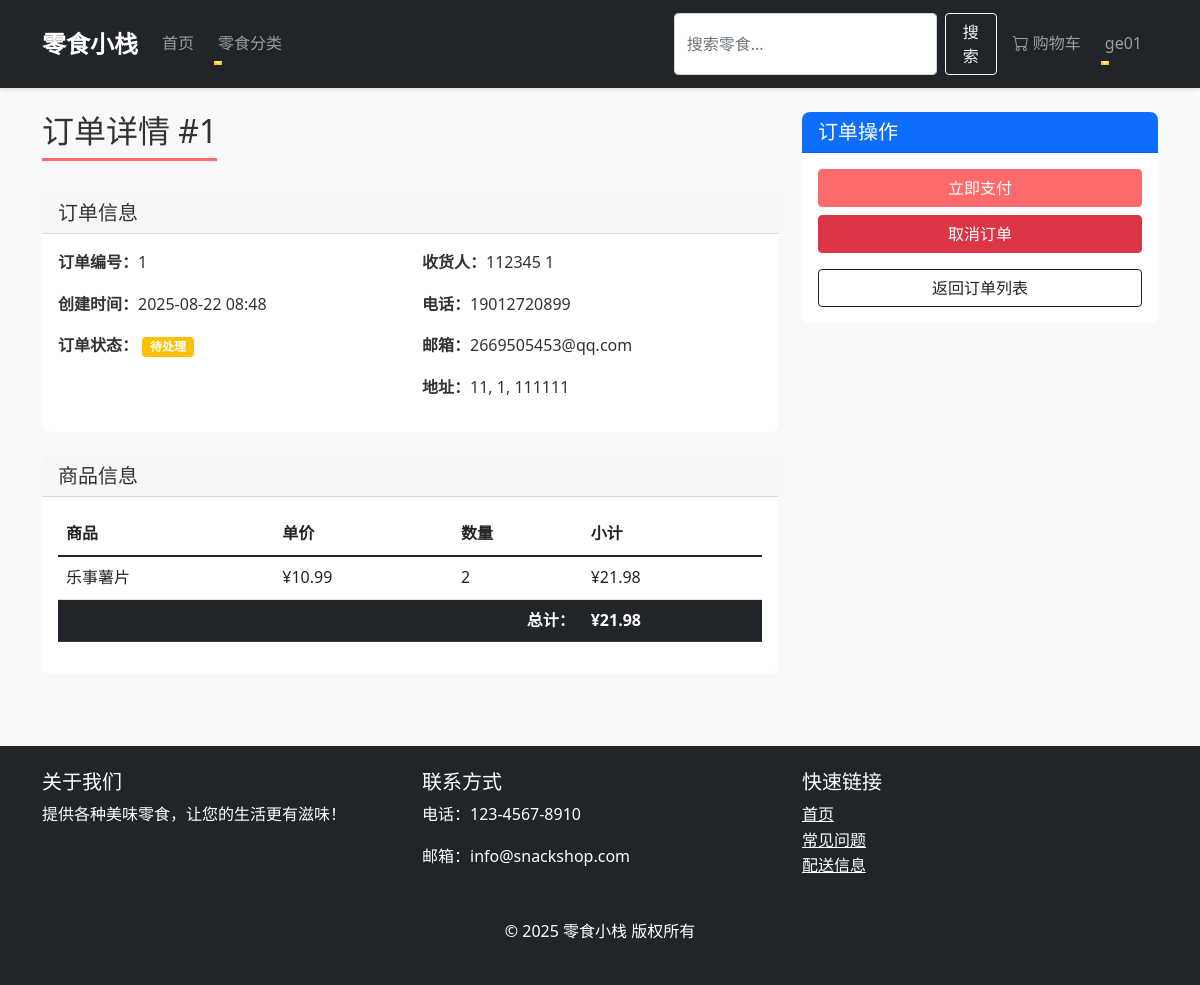
Page /orders/1/ (signed in) on the committed database.
### orders/models.py (models this page shows, shortened)
class Order(models.Model):
    STATUS_CHOICES = (
        ('pending', '待处理'),
        ('paid', '已支付'),
        ('shipped', '已发货'),
        ('delivered', '已送达'),
        ('cancelled', '已取消'),
    )
    user = models.ForeignKey(settings.AUTH_USER_MODEL, on_delete=models.CASCADE, related_name='orders',
                             verbose_name="用户")
    first_name = models.CharField(max_length=100, verbose_name="名")
    last_name = models.CharField(max_length=100, verbose_name="姓")
    email = models.EmailField(verbose_name="邮箱")
    address = models.CharField(max_length=250, verbose_name="地址")
    postal_code = models.CharField(max_length=20, verbose_name="邮政编码")
    city = models.CharField(max_length=100, verbose_name="城市")
    phone = models.CharField(max_length=20, verbose_name="电话")
    status = models.CharField(max_length=20, choices=STATUS_CHOICES, default='pending', verbose_name="订单状态")
    created_at = models.DateTimeField(auto_now_add=True, verbose_name="创建时间")
    updated_at = models.DateTimeField(auto_now=True, verbose_name="更新时间")
    total_price = models.DecimalField(max_digits=10, decimal_places=2, verbose_name="订单总价")
    class Meta:
        ordering = ['-created_at']
        verbose_name = '订单'
        verbose_name_plural = '订单'

class OrderItem(models.Model):
    order = models.ForeignKey(Order, related_name='items', on_delete=models.CASCADE, verbose_name="订单")
    product = models.ForeignKey(Product, related_name='order_items', on_delete=models.CASCADE, verbose_name="产品")
    price = models.DecimalField(max_digits=10, decimal_places=2, verbose_name="单价")
    quantity = models.PositiveIntegerField(default=1, verbose_name="数量")
    class Meta:
        verbose_name = '订单项'
        verbose_name_plural = '订单项'
    def get_cost(self):
        return self.price * self.quantity

### products/models.py (models this page shows, shortened)
class Product(models.Model):
    category = models.ForeignKey(Category, related_name='products', on_delete=models.CASCADE, verbose_name="所属类别")
    name = models.CharField(max_length=200, verbose_name="产品名称")
    slug = models.SlugField(max_length=200, unique_for_date='created_at', verbose_name="URL别名")
    image = models.ImageField(upload_to='products/', blank=True, verbose_name="产品图片")
    description = models.TextField(blank=True, verbose_name="产品描述")
    price = models.DecimalField(max_digits=10, decimal_places=2, verbose_name="价格")
    stock = models.PositiveIntegerField(verbose_name="库存数量")
    available = models.BooleanField(default=True, verbose_name="是否上架")
    created_at = models.DateTimeField(auto_now_add=True, verbose_name="创建时间")
    updated_at = models.DateTimeField(auto_now=True, verbose_name="更新时间")
    class Meta:
        ordering = ['name']
        verbose_name = '零食产品'
        verbose_name_plural = '零食产品'
        indexes = [
            models.Index(fields=['id', 'slug']),
            models.Index(fields=['name']),
        ]

### orders/views.py (the view)
# urls.py: path('<int:order_id>/', views.order_detail, name='order_detail'),  # 订单详情
@login_required
def order_detail(request, order_id):
    order = get_object_or_404(Order, id=order_id, user=request.user)
    return render(request, 'orders/order_detail.html', {
        'order': order
    })

### cart/context_processors.py (called while the page is built, shortened)
def cart(request):
    cart_obj = None
    try:
        if request.user.is_authenticated:
            carts = Cart.objects.filter(user=request.user).order_by('-updated_at')
            if len(carts) > 1:
                for cart in carts[1:]:
                    cart.delete()
                cart_obj = carts[0]
            else:
                cart_obj, created = Cart.objects.get_or_create(user=request.user)
    except MultipleObjectsReturned:
        if request.user.is_authenticated:
            Cart.objects.filter(user=request.user).exclude(id=carts.first().id).delete()
            cart_obj = carts.first()
        else:
            Cart.objects.filter(session_id=session_id).exclude(id=carts.first().id).delete()
            cart_obj = carts.first()
    return {'cart': cart_obj}

### templates/orders/order_detail.html (shortened to what this page needs)
{% extends "base.html" %}
{% block content %}
    <div class="row">
        <div class="col-md-8">
            <h2 class="page-title">订单详情 #{{ order.id }}</h2>
            <div class="card mb-4">
                <div class="card-header">
                    <h5 class="mb-0">订单信息</h5>
                </div>
                <div class="card-body">
                    <div class="row">
                        <div class="col-md-6">
                            <p><strong>订单编号：</strong>{{ order.id }}</p>
                            <p><strong>创建时间：</strong>{{ order.created_at|date:"Y-m-d H:i" }}</p>
                            <p><strong>订单状态：</strong>
                                {% if order.status == 'pending' %}
                                    <span class="badge bg-warning">待处理</span>
                                {% elif order.status == 'paid' %}
                                    <span class="badge bg-info">已支付</span>
                                {% elif order.status == 'shipped' %}
                                    <span class="badge bg-primary">已发货</span>
                                {% elif order.status == 'delivered' %}
                                    <span class="badge bg-success">已送达</span>
                                {% else %}
                                    <span class="badge bg-danger">已取消</span>
                                {% endif %}
                            </p>
                        </div>
                        <div class="col-md-6">
                            <p><strong>收货人：</strong>{{ order.first_name }} {{ order.last_name }}</p>
                            <p><strong>电话：</strong>{{ order.phone }}</p>
                            <p><strong>邮箱：</strong>{{ order.email }}</p>
                            <p><strong>地址：</strong>{{ order.address }}, {{ order.city }}, {{ order.postal_code }}</p>
                        </div>
                    </div>
                </div>
            </div>
            <div class="card">
                <div class="card-header">
                    <h5 class="mb-0">商品信息</h5>
                </div>
                <div class="card-body">
                    <div class="table-responsive">
                        <table class="table table-hover">
                            <thead>
                                <tr>
                                    <th>商品</th>
                                    <th>单价</th>
                                    <th>数量</th>
                                    <th>小计</th>
                                </tr>
                            </thead>
                            <tbody>
                                {% for item in order.items.all %}
                                    <tr>
                                        <td>{{ item.product.name }}</td>
                                        <td>¥{{ item.price }}</td>
                                        <td>{{ item.quantity }}</td>
                                        <td>¥{{ item.get_cost }}</td>
                                    </tr>
                                {% endfor %}
                                <tr class="table-dark">
                                    <td colspan="3" class="text-end"><strong>总计：</strong></td>
                                    <td><strong>¥{{ order.total_price }}</strong></td>
                                </tr>
                            </tbody>
                        </table>
                    </div>
                </div>
            </div>
        </div>
        <div class="col-md-4">
            <div class="card">
                <div class="card-header bg-primary text-white">
                    <h5 class="mb-0">订单操作</h5>
                </div>
                <div class="card-body">
                    {% if order.status == 'pending' %}
                        <button class="btn btn-primary w-100 mb-2">立即支付</button>
                        <button class="btn btn-danger w-100">取消订单</button>
                    {% elif order.status == 'paid' %}
                        <p class="text-center">您的订单已支付，正在准备发货</p>
                    {% elif order.status == 'shipped' %}
                        <p class="text-center">您的订单已发货，请注意查收</p>
                    {% elif order.status == 'delivered' %}
                        <button class="btn btn-outline-primary w-100">确认收货</button>
                        <button class="btn btn-outline-secondary w-100 mt-2">评价商品</button>
                    {% else %}
                        <p class="text-center text-danger">订单已取消</p>
                    {% endif %}
                    <a href="{% url 'orders:order_list' %}" class="btn btn-outline-dark w-100 mt-3">
                        返回订单列表
                    </a>
                </div>
            </div>
        </div>
    </div>
{% endblock %}

### templates/base.html (shortened to what this page needs)
<!DOCTYPE html>
<html lang="zh-CN">
<head>
    <link href="https://cdn.jsdelivr.net/npm/bootstrap@5.1.3/dist/css/bootstrap.min.css" rel="stylesheet">
    {% load static %}
    <link rel="stylesheet" href="{% static 'css/style.css' %}">
</head>
<body>
    <nav class="navbar navbar-expand-lg navbar-dark bg-dark">
        <div class="container">
            <a class="navbar-brand" href="{% url 'home' %}">零食小栈</a>
            <div class="collapse navbar-collapse" id="navbarNav">
                <ul class="navbar-nav me-auto">
                    <li class="nav-item">
                        <a class="nav-link" href="{% url 'home' %}">首页</a>
                    </li>
                    <li class="nav-item dropdown">
                        <a class="nav-link dropdown-toggle" href="#" id="navbarDropdown" role="button" data-bs-toggle="dropdown">
                            零食分类
                        </a>
                    </li>
                </ul>
                <form class="d-flex me-2" action="{% url 'home' %}" method="get">
                    <input class="form-control me-2" type="search" name="search" placeholder="搜索零食..." aria-label="Search">
                    <button class="btn btn-outline-light" type="submit">搜索</button>
                </form>
                <ul class="navbar-nav">
                    <li class="nav-item">
                        <a class="nav-link" href="{% url 'cart:cart_detail' %}">
                            <i class="bi bi-cart"></i> 购物车
                        </a>
                    </li>
                    {% if user.is_authenticated %}
                        <li class="nav-item dropdown">
                            <a class="nav-link dropdown-toggle" href="#" id="userDropdown" role="button" data-bs-toggle="dropdown">
                                {{ user.username }}
                            </a>
                        </li>
                    {% endif %}
                </ul>
            </div>
        </div>
    </nav>
    <main class="container py-4">
        {% block content %}{% endblock %}
    </main>
    <footer class="bg-dark text-white py-4 mt-5">
        <div class="container">
            <div class="row">
                <div class="col-md-4">
                    <h5>关于我们</h5>
                    <p>提供各种美味零食，让您的生活更有滋味！</p>
                </div>
                <div class="col-md-4">
                    <h5>联系方式</h5>
                    <p>电话：123-4567-8910</p>
                    <p>邮箱：info@snackshop.com</p>
                </div>
                <div class="col-md-4">
                    <h5>快速链接</h5>
                    <ul class="list-unstyled">
                        <li><a href="{% url 'home' %}" class="text-white">首页</a></li>
                        <li><a href="#" class="text-white">常见问题</a></li>
                        <li><a href="#" class="text-white">配送信息</a></li>
                    </ul>
                </div>
            </div>
            <div class="text-center mt-4">
                <p>&copy; {% now "Y" %} 零食小栈 版权所有</p>
            </div>
        </div>
    </footer>
    <link rel="stylesheet" href="https://cdn.jsdelivr.net/npm/bootstrap-icons@1.8.1/font/bootstrap-icons.css">
</body>
</html>

### static/css/style.css (style rules this page uses)
* { margin: 0; padding: 0; box-sizing: border-box; }
body { font-family: 'Segoe UI', Tahoma, Geneva, Verdana, sans-serif; line-height: 1.6; color: #333; background-color: #f8f9fa; }
.navbar { box-shadow: 0 2px 4px rgba(0, 0, 0, 0.1); padding: 0.8rem 1rem; }
.navbar-brand { font-weight: bold; font-size: 1.5rem; transition: color 0.3s ease; }
.nav-link { position: relative; margin-right: 0.5rem; }
.nav-link::after { content: ''; position: absolute; bottom: 0; left: 0; width: 0; height: 2px; background-color: #ffc107; transition: width 0.3s ease; }
.card { border: none; border-radius: 8px; overflow: hidden; transition: transform 0.3s ease, box-shadow 0.3s ease; }
.btn { border-radius: 4px; transition: all 0.3s ease; }
.btn-primary { background-color: #ff6b6b; border-color: #ff6b6b; }
footer { background-color: #2d3436; color: #dfe6e9; }
footer a { color: #dfe6e9; transition: color 0.3s ease; }
.fade-in { animation: fadeIn 0.5s ease-in; }
.badge { animation: pulse 1s infinite; }
.form-control { transition: border-color 0.3s ease, box-shadow 0.3s ease; }
.page-title { margin-bottom: 2rem; padding-bottom: 0.5rem; border-bottom: 3px solid #ff6b6b; display: inline-block; }

### rows in the picture
Order: id "1", created_at "2025-08-22 08:48", first_name "112345", last_name "1", phone "19012720899", email "2669505453@qq.com", address "11", city "1", postal_code "111111", total_price "21.98"
OrderItem: product.name "乐事薯片", price "10.99", quantity "2", get_cost "21.98"

### other values in the picture
{{ user.username }} "ge01"
